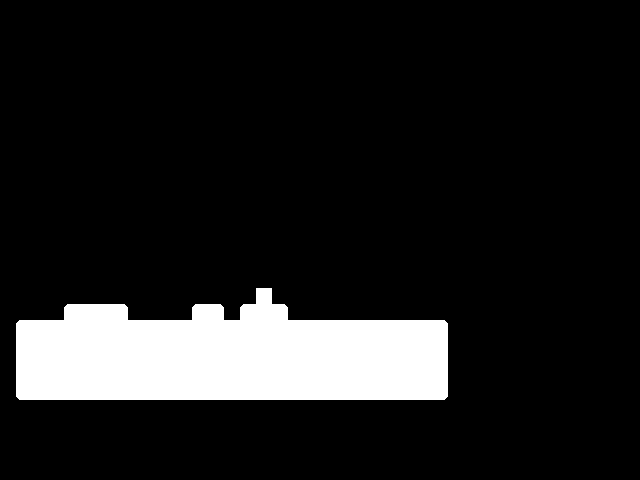

A 2D game scene composited from a Tiled map and its tileset images. What follows is a short description and the map's XML, with each tile layer's data collapsed to a summary:
An orthogonal 40x30 tile map with 16x16 px tiles, 4 tile layers (platforms, spikes, platforms2, spikes2) and 2 objects.

<map version="1.9" tiledversion="1.9.2" orientation="orthogonal" renderorder="right-down" width="40" height="30" tilewidth="16" tileheight="16" infinite="0" nextlayerid="9" nextobjectid="6">
 <editorsettings>
  <export target="lv2.csv" format="csv" />
 </editorsettings>
 <tileset firstgid="1" name="tileset" tilewidth="16" tileheight="16" tilecount="81" columns="9">
  <image source="../images/tileset.png" width="144" height="144" />
 </tileset>
 <layer id="1" name="platforms" width="40" height="30">
  <data>[1200 cells, 145 non-empty, 5 distinct tile ids]</data>
 </layer>
 <layer id="2" name="spikes" width="40" height="30">
  <data>[1200 cells, 0 non-empty, 0 distinct tile ids]</data>
 </layer>
 <layer id="4" name="platforms2" width="40" height="30">
  <data>[1200 cells, 120 non-empty, 5 distinct tile ids]</data>
 </layer>
 <layer id="3" name="spikes2" width="40" height="30">
  <data>[1200 cells, 4 non-empty, 1 distinct tile ids]</data>
 </layer>
 <objectgroup id="5" name="text" />
 <objectgroup id="6" name="player">
  <object id="3" x="32" y="288" width="16" height="16" />
 </objectgroup>
 <objectgroup id="8" name="end">
  <object id="5" x="384" y="304" width="16" height="16">
   <properties>
    <property name="next" value="lv3" />
   </properties>
  </object>
 </objectgroup>
</map>
